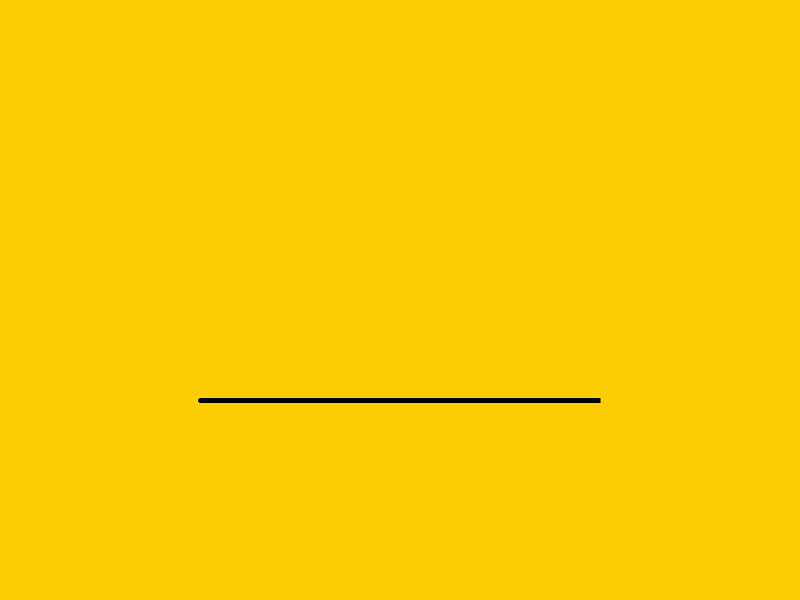
Frame 1 (no input)
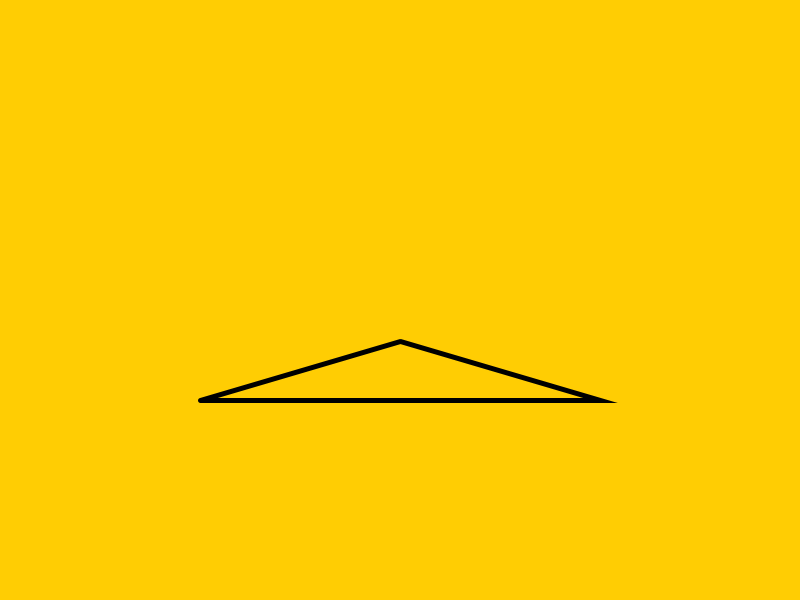
Frame 60 (the mouse pressed at the canvas centre just before this capture)
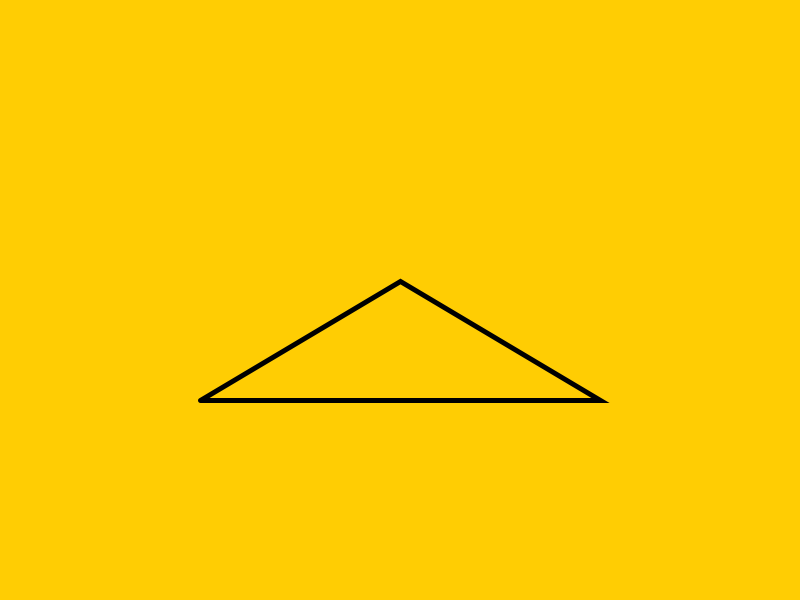
Frame 120 (the mouse held since frame 60 and released just before this capture)

The Processing sketch that drew these frames (run headless with seeded random() and noise(); from frame 60 on, the mouse is pressed at the canvas centre):

// Processing sketch: processing_134096
// ── processing_134096.pde

//Assignment 2
//Evolution of a Line
//The program examines of a line into various shapes.
//I could have added more but ran out of time.
//You can use the link to show execution of the code

color[] palette = {#FFCD03, #54FF87, #24EBCB, #35B2FF, #2439EB, #8225FF};
float x, y;
float dY = 0;
float dX = 200;
int stage = 0;
int eSize = 5;
float eX, eY;
int eSizeX = 200;
int eSizeY = 200;

void setup() {
  size(800, 600);
  background(palette[0]);
  //noLoop();
}

void draw() {
  background(palette[0]); 
  if (stage==0) {
    dY =constrain(dY, 0, 200);
    dX =constrain(dX, 0, 200);
    strokeWeight(5);
    //stroke(palette[1]);
    //fill(palette[4]);
    noFill(); 
    x = 200;
    y = 400;

    beginShape();
    vertex(x, y);
    vertex(x+(2*dX), y);
    vertex(x+dX, y-dY);
    vertex(x, y);
    endShape(); 
    dY++;
    if (dY>199) dX--;
    if (dX<=0) dY -= 2;
    println(dY);
    if (dY==0) stage = 1;
  }
  if (stage==1) {
    eSize = constrain(eSize, 0, 200);
    fill(palette[1]);
    ellipse(x, y, eSize, eSize);
    eSize++;
    if (eSize>=199) {
      stage = 2;
      eX = x;
      eY = y;
    }
  }
  if (stage==2) {
    eX = constrain(eX, 0, 400);
    eY = constrain(eY, 300, 600);
    eX++;
    fill(palette[3]);
    ellipse(eX, eY, eSize, eSize);
    if (eX>=399) eY--;
    if (eY==300) stage = 3;
  }
  if (stage==3) {
    fill(palette[4]);
    ellipse(eX,eY,eSizeX,eSizeY);
    eSizeX++;
    eSizeY--;
  }
    
}
